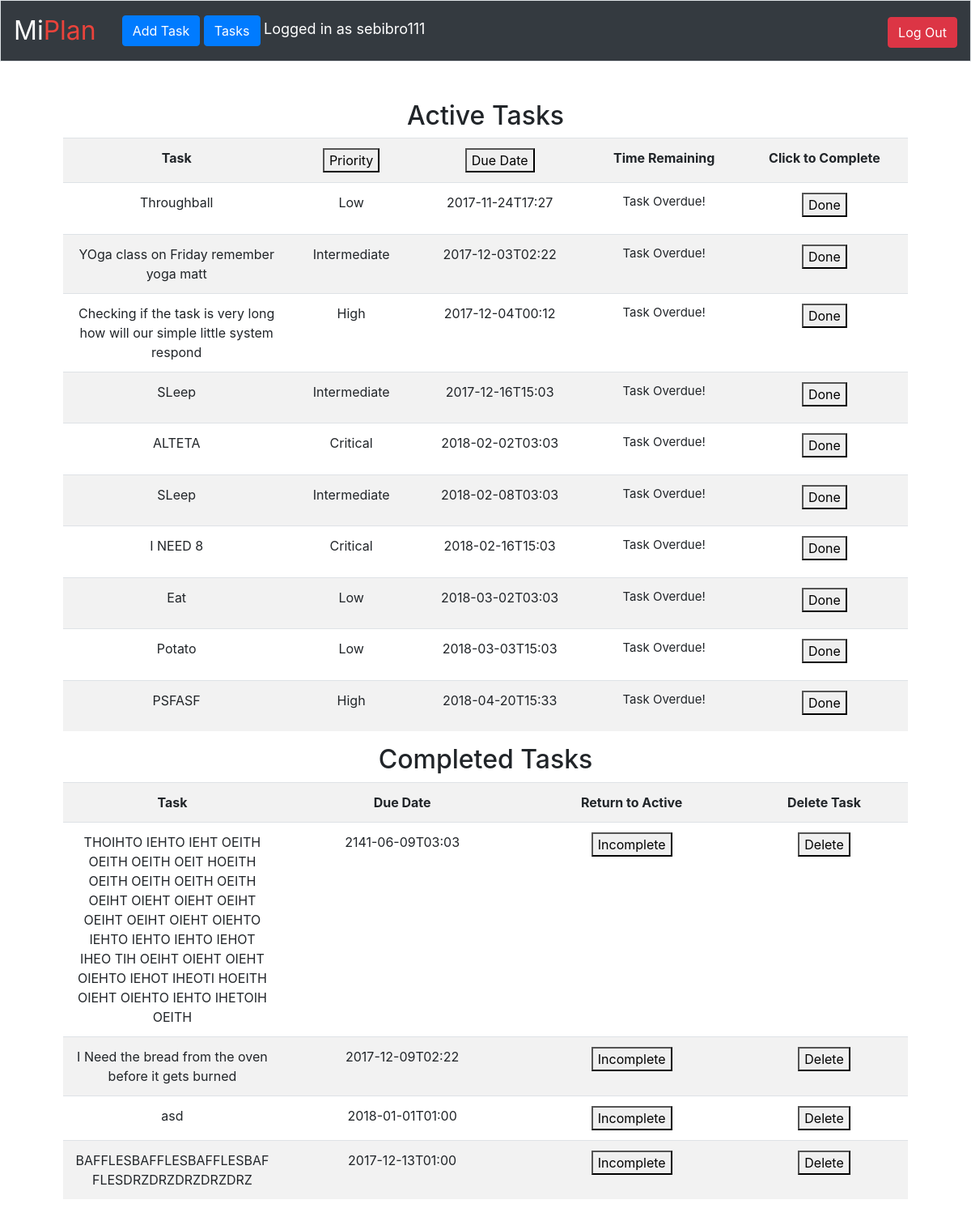
Screenshot of /tsort (signed in) with the database file from the repository.
### tables this page shows
CREATE TABLE 'tasks' ('id' INTEGER PRIMARY KEY AUTOINCREMENT NOT NULL,'name' TEXT,'priority' TEXT, 'user_id' INTEGER, 'time' TEXT, 'completed' INTEGER DEFAULT 0);

### application.py (the view)
@app.route("/tsort")
@login_required
def tsort():
    global sort
    sort = 'time'
    tsort = db.execute(
        "SELECT * FROM tasks WHERE user_id=:id AND completed=0 ORDER BY time", id=session["user_id"])
    completed = db.execute(
        "SELECT * FROM tasks WHERE user_id=:id AND completed=1 ", id=session["user_id"])
    return render_template("index.html", tasks=tsort, completed=completed)

### helpers.py (called while the page is built)
def login_required(f):
    @wraps(f)
    def decorated_function(*args, **kwargs):
        if session.get("user_id") is None:
            return redirect("/home")
        return f(*args, **kwargs)
    return decorated_function

### templates/index.html (shortened to what this page needs)
{% extends "layout.html" %}
{% block main %}
<h2>Active Tasks</h2>
<table class="table table-striped" style="width:100%">
  <tr>
    <th>Task</th>
    <th><button type="button" class="btn-default" onclick= "location.href = '/psort';" >Priority</button></th>
    <th><button type="button" class="btn-default" onclick= "location.href = '/tsort';" >Due Date</button></th>
    <th>Time Remaining</th>
    <th>Click to Complete</th>
  </tr>
{% for task in tasks %}
    <tr>
        <td style="word-wrap: break-word; max-width: 220px;">{{ task.name }}</td>
        <td>{{ task.priority }}</td>
        <td>{{ task.time }}</td>
        <td><!DOCTYPE HTML>
<head>
<p id="{{ task.id }}-time"></p>
        </td>
        <td>
            <form action= "/completed" method="get">
                <button name ="done" type="submit" value="{{ task.id }}">Done</button>
            </form>
        </td>
    </tr>
{% endfor %}
</table>
<table class="table table-striped" style="width:100%">
<h2>Completed Tasks</h2>
    <tr>
        <th>Task</th>
        <th>Due Date</th>
        <th>Return to Active</th>
        <th>Delete Task</th>
    </tr>
    {% for task in completed %}
    <tr>
        <td style="word-wrap: break-word; max-width: 150px;">{{ task.name }}</td>
        <td>{{ task.time }}</td>
        <td>
            <form action= "/incomplete" method="get">
                <button name ="incomplete" type="submit" value="{{ task.id }}">Incomplete</button>
            </form>
        <td>
            <form action= "/delete" method="get">
                <button name ="delete" type="submit" value="{{ task.id }}">Delete</button>
            </form>
        </td>
    </tr>
    {% endfor %}
</table>
{% endblock %}

### templates/index.html (style rules this page uses)
p { text-align: center; font-size: 15px; }

### rows the page displays
tasks: name "Throughball", priority "Low", time "2017-11-24T17:27", {{ task.id }} 220 (drawn)
tasks: name "YOga class on Friday remember yoga matt", priority "Intermediate", time "2017-12-03T02:22", {{ task.id }} 225 (drawn)
tasks: name "Checking if the task is very long how will our simple little system respond", priority "High", time "2017-12-04T00:12", {{ task.id }} 221 (drawn)
tasks: name "SLeep", priority "Intermediate", time "2017-12-16T15:03", {{ task.id }} 193 (drawn)
tasks: name "ALTETA", priority "Critical", time "2018-02-02T03:03", {{ task.id }} 197 (drawn)
tasks: name "SLeep", priority "Intermediate", time "2018-02-08T03:03", {{ task.id }} 192 (drawn)
tasks: name "I NEED 8", priority "Critical", time "2018-02-16T15:03", {{ task.id }} 198 (drawn)
tasks: name "Eat", priority "Low", time "2018-03-02T03:03", {{ task.id }} 191 (drawn)
tasks: name "Potato", priority "Low", time "2018-03-03T15:03", {{ task.id }} 194 (drawn)
tasks: name "PSFASF", priority "High", time "2018-04-20T15:33", {{ task.id }} 196 (drawn)
tasks: name "THOIHTO IEHTO IEHT OEITH OEITH OEITH OEIT HOEITH OEITH OEITH OEITH OEITH OEIHT OIEHT OIEHT OEIHT OEIHT OEIHT OIEHT OIEHTO IEHTO IEHTO IEHTO IEHOT IHEO TIH OEIHT OIEHT OIEHT OIEHTO IEHOT IHEOTI HOEITH OIEHT OIEHTO IEHTO IHETOIH OEITH", time "2141-06-09T03:03", {{ task.id }} 222 (drawn)
tasks: name "I Need the bread from the oven before it gets burned", time "2017-12-09T02:22", {{ task.id }} 224 (drawn)
tasks: name "asd", time "2018-01-01T01:00", {{ task.id }} 245 (drawn)
tasks: name "BAFFLESBAFFLESBAFFLESBAFFLESDRZDRZDRZDRZDRZ", time "2017-12-13T01:00", {{ task.id }} 246 (drawn)

### other values shown
{{ session.username }} "sebibro111"
